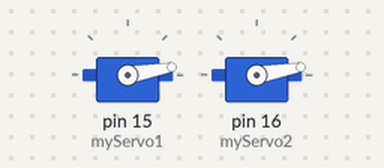
Recording of a sketch running on a simulated Arduino Uno, built with avr-gcc and run on an emulated ATmega328P. Parts: 2 × servo.

Above: at 0.1 s.
At 19.1 s:
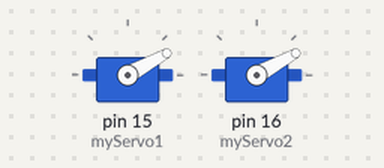
At 39.1 s:
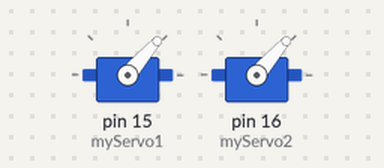
Timing chart, 0 to 40.0 s (numbered marks = the images above):
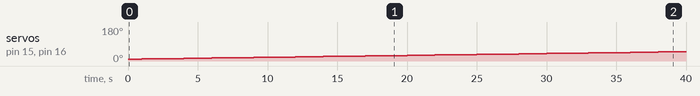

The sketch:

test.ino
```cpp
#include <Servo.h>    //the library which helps us to control the servo motor
#include <SPI.h>      //the communication interface with the modem
#include "RF24.h"     //the library which helps us to control the radio modem
#include <nRF24L01.h>

//define the servo name
Servo myServo1;
Servo myServo3;
Servo myServo4;
Servo myServo2;
Servo myServo5;
Servo myServo6;

void setup(){

  //define the servo input pins
  myServo1.attach(15); //A1
  myServo2.attach(16); //A2

  }


void loop(){
  //Index Finer
  for(int i = 10;i<170;i++)
  {
        myServo1.write(i); //A1
        myServo2.write(i); //A2
        delay(1000);
  }
  for(int k = 170;k>10;k--)
  {
        myServo1.write(k); //A1
        myServo2.write(k); //A2
        delay(1000);
  }

}
```

Measured:
- by itself, servo on pin 15 (myServo1), servo on pin 16 (myServo2): moves from 10° to 49° over 38.0 s
